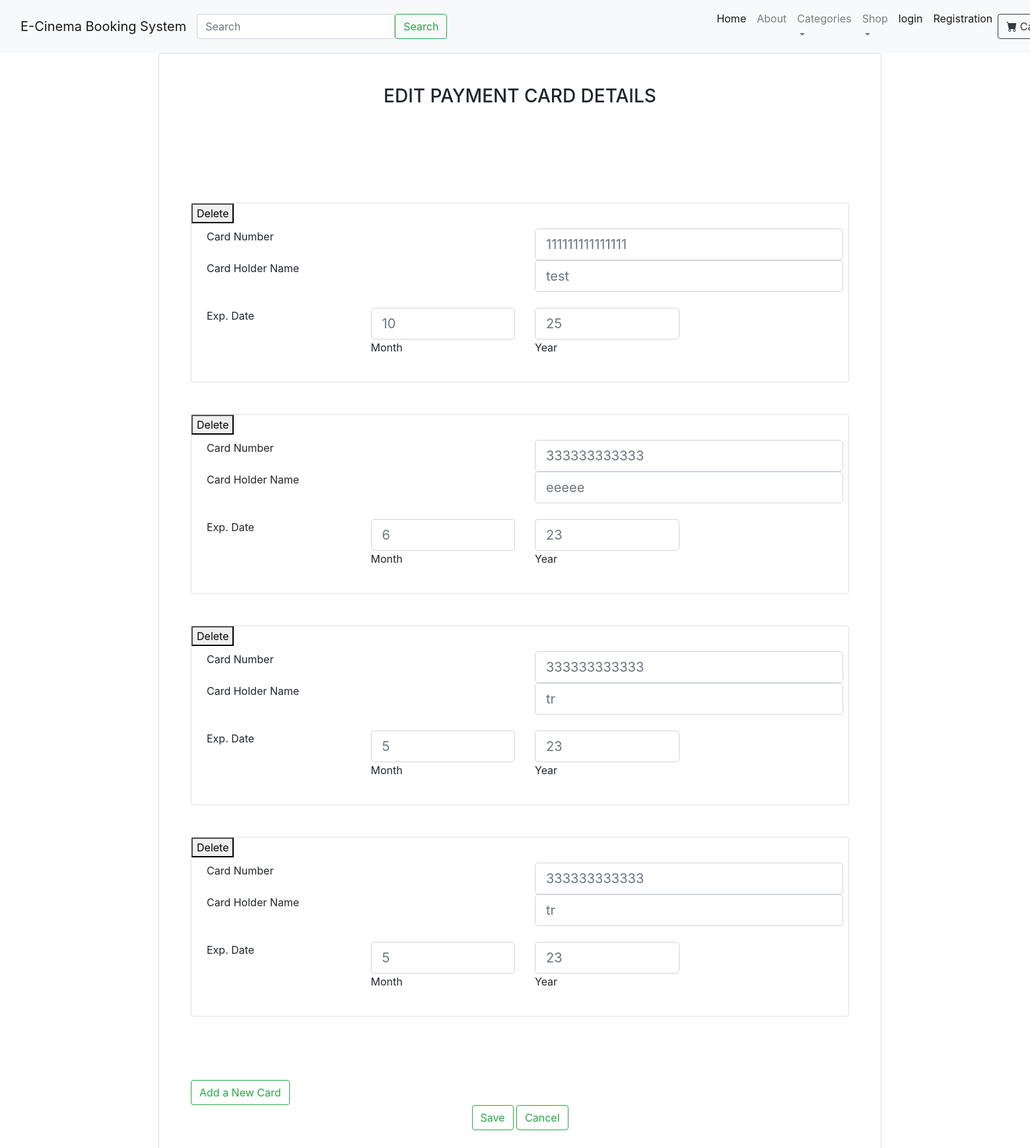
The app's page /edit_card (signed in), older data.
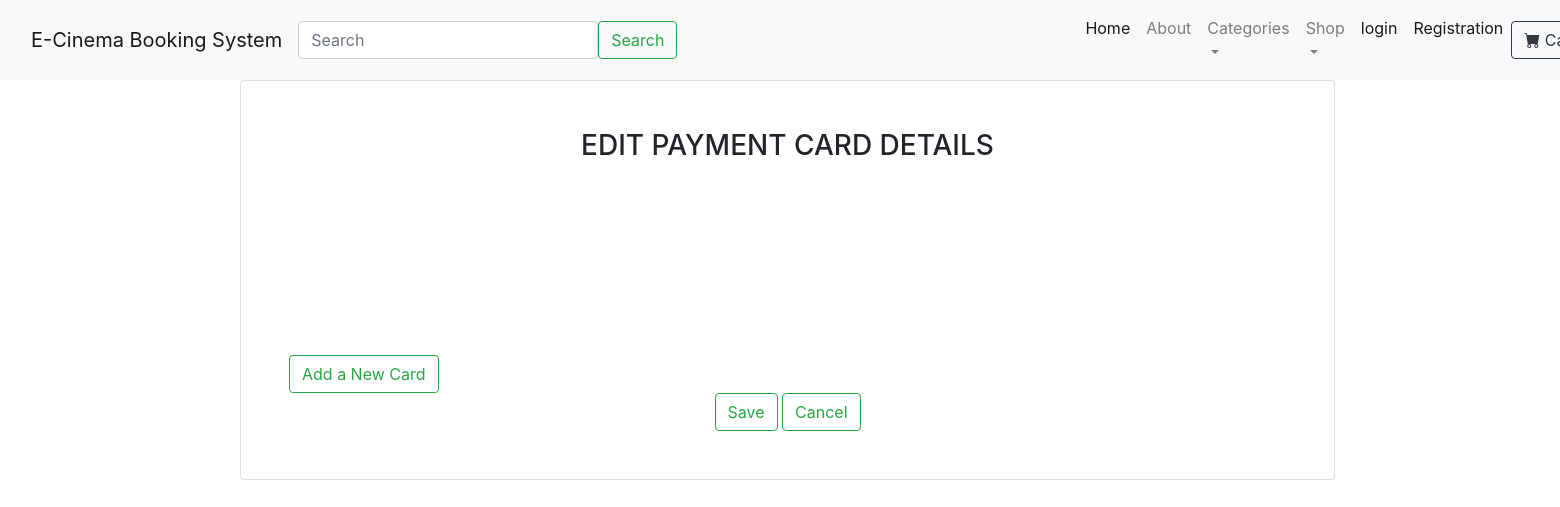
The same page, newer data.
### ebooking/models.py (models this page shows)
class EbookingCard(models.Model):
    card_number = models.IntegerField()
    expiredate = models.IntegerField()
    expireyear = models.IntegerField()
    name = models.TextField()
    uid = models.IntegerField(blank=True, null=True)
    billing_address = models.TextField(blank=True, null=True)
    id=models.AutoField (primary_key=True)
    class Meta:
        managed = False
        db_table = 'ebooking_card'

### ebooking/views.py (the view, shortened to what this page needs)
def edit_card(request):
    custom_user = request.user
    b=EbookingCard.objects.filter(uid=str(custom_user.id))
    if b:
        for i in b:
            if request.POST.get('delete') and str(i.id) in request.POST.get('delete'):
                EbookingCard.objects.filter(id=i.id).delete()
    if request.POST.get('addcard'):
        if len(b) <=3:
            return render(request, "edit_card.html", {'cards': b, 'is_new': True})
        else:
            messages.info(request, "Only 3 cards are allowed")
            return render(request, "edit_card.html", {'cards': b})
    return render(request, "edit_card.html", {'cards': b})

### home/templates/edit_card.html (shortened to what this page needs)
{% extends 'base.html' %}
{% load static %}
{% block content %}
  <div class="container h-75">
        <div class="row ml-auto">
            <div class="col ml-auto">
            <div class="card">
              <div class="card-body p-5">
                <h3 class="text-uppercase text-center mb-5">Edit Payment Card Details</h3>
                  <form method="POST" action="edit_card">
                  {% for i in cards %}
                      <div class="card card-outline-danger"> <span class="button" >
                          <button type="submit" value={{i.id}} name="delete"{{i.id}}>Delete</button>
                      </span>
                   <div class="card-body p-2">
                       <blockquote class="card-blockquote">
                      <div class="row ml-auto">
                      <div class="col ml-auto">
                            <label class="form-label" >Card Number</label>
                        </div>
                        <div class="col ml-auto">
                            <input type="text" id="cardnumber" class="form-control form-control-lg"
                                   placeholder={{i.card_number}}>
                        </div>
                  </div>
                  <div class="form-outline mb-4 row ml-auto">
                        <div class="col ml-auto"><label class="form-label">Card Holder Name</label></div>
                        <div class="col ml-auto"><input type="text"  class="form-control form-control-lg" placeholder={{i.name}}> </div>
                  </div>
                  <div class="form-outline mb-4 row ml-auto">
                        <div class="col ml-auto"><label class="form-label">Exp. Date</label></div>
                      <div class="col ml-auto">
                          <input type="text" id="id_month{{i}}" class="form-control form-control-lg"  placeholder={{i.expiredate}}>
                        <label class="form-label" for=id_month{{i}}>Month</label>
                  </div>
                      <div class="col ml-auto">
                          <input type="text" id="id_year{{i}}" class="form-control form-control-lg" placeholder={{i.expireyear}}>
                        <label class="form-label" for=id_year{{i}}>Year</label>
                  </div>
                      <div class="col ml-auto"></div></div></blockquote></div>
                  </div>
                  {% endfor %}
                      <button class="btn btn-outline-success" type="submit" name="addcard", value="addcard">Add a New Card</button>
                      <div style="text-align: center;"><button class="btn btn-outline-success" type="submit" value="save" name="save">Save</button>
                          <button class="btn btn-outline-success" type="submit">Cancel</button></div></div>
                            </div>
              </div></div></div></div></div>
{% endblock %}

Row changes from the older to the newer data that the page shows:
removed EbookingCard: {{ i.id }} 1 (drawn), card_number "111111111111111", name "test", expiredate "10", expireyear "25"
removed EbookingCard: {{ i.id }} 3 (drawn), card_number "333333333333", name "eeeee", expiredate "6", expireyear "23"
removed EbookingCard: {{ i.id }} 7 (drawn), card_number "333333333333", name "tr", expiredate "5", expireyear "23"
removed EbookingCard: {{ i.id }} 8 (drawn), card_number "333333333333", name "tr", expiredate "5", expireyear "23"
